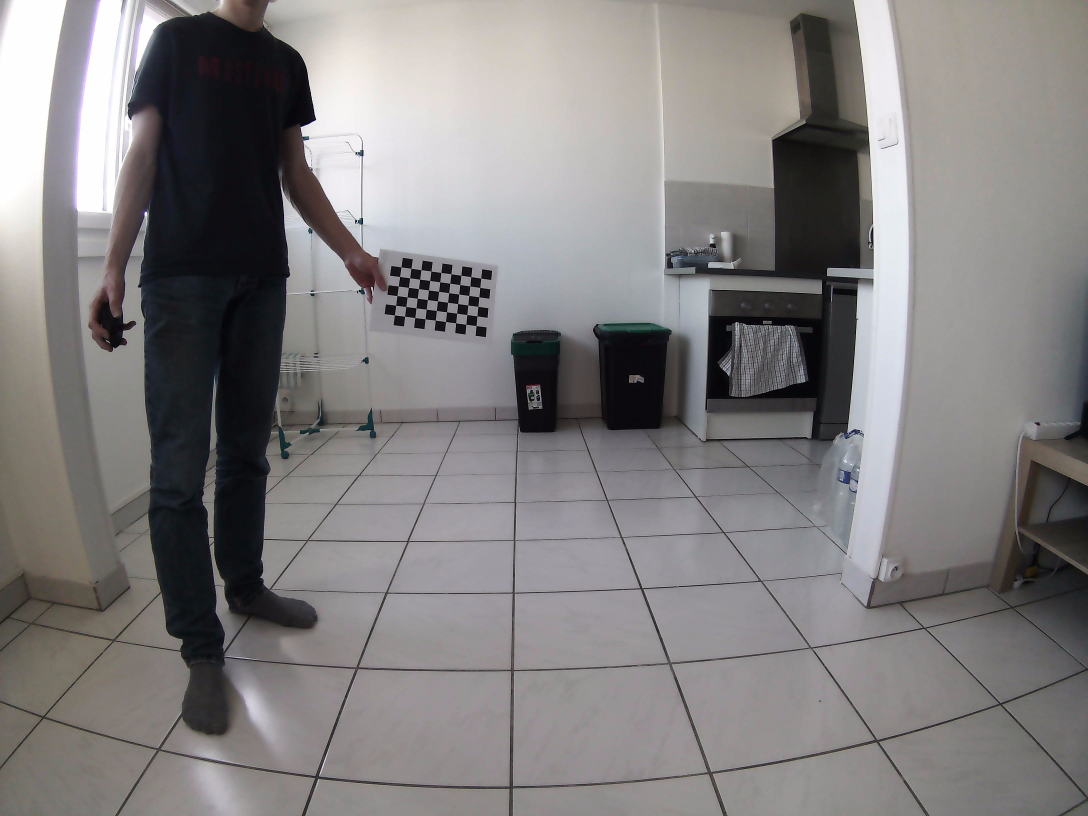
#> input picture dataset1/img_000.jpg, 3264 x 2448 px (shown at 1/3 size); its folder holds only this picture in this run
$ python calibration.py
#> lines starting #> are read from the running program, lines starting #| are printed output that depends on the picture; long printed decimals are rounded
from __future__ import print_function
import cv2
import numpy as np
import glob
import os

# --- Paramètres du damier ---
number_of_squares_X = 10
number_of_squares_Y = 7

nX = number_of_squares_X - 1
nY = number_of_squares_Y - 1
square_size = 0.025  # Taille d'une case en mètres

# Critères d'affinage
criteria = (cv2.TERM_CRITERIA_EPS + cv2.TERM_CRITERIA_MAX_ITER, 30, 0.001)

# Préparation des points 3D (0,0,0), (1,0,0), (2,0,0) ... (nX-1, nY-1, 0)
object_points_3D = np.zeros((nX * nY, 3), np.float32)
object_points_3D[:, :2] = np.mgrid[0:nX, 0:nY].T.reshape(-1, 2)
object_points_3D *= square_size

object_points = []
image_points = []

def main():
    # Dossier contenant tes photos 8 Mpx
    images = glob.glob('dataset1/*.jpg')

    if not images:
        print("Erreur : Aucune image .jpg trouvée dans 'dataset1/'.")
        return

    pattern = (nX, nY)
    valid_images = 0

    print(f"Analyse de {len(images)} images...")

    for image_file in images:
        img = cv2.imread(image_file)
#> img is the input picture: shape (2448, 3264, 3); mean B, G, R 127.7, 127.5, 130.1
        gray = cv2.cvtColor(img, cv2.COLOR_BGR2GRAY)

        # Détection optimisée pour le grand angle (Adaptive Threshold)
        found, corners = cv2.findChessboardCorners(gray, pattern,
            cv2.CALIB_CB_ADAPTIVE_THRESH + cv2.CALIB_CB_NORMALIZE_IMAGE + cv2.CALIB_CB_FAST_CHECK)
#> found = True; corners = 54 rows, first 8: [1429.3, 977.4], [1398.7, 973.9], [1367.9, 969.7], [1337.5, 965.5], [1307.1, 961.2], [1276.5, 957.5], [1245.5, 953.4], [1215, 949.3]

        if found:
            object_points.append(object_points_3D)

            # Affinage ultra-précis des coins
            corners2 = cv2.cornerSubPix(gray, corners, (11, 11), (-1, -1), criteria)
#> corners2 = 54 rows, first 8: [1429.2, 977.7], [1398.6, 973.7], [1368, 969.6], [1337.5, 965.5], [1306.8, 961.5], [1276.3, 957.5], [1245.5, 953.5], [1214.8, 949.6]
            image_points.append(corners2)

            # Visualisation
            cv2.drawChessboardCorners(img, pattern, corners2, found)
            display_resize = cv2.resize(img, (1024, 768)) # Redimension pour écran
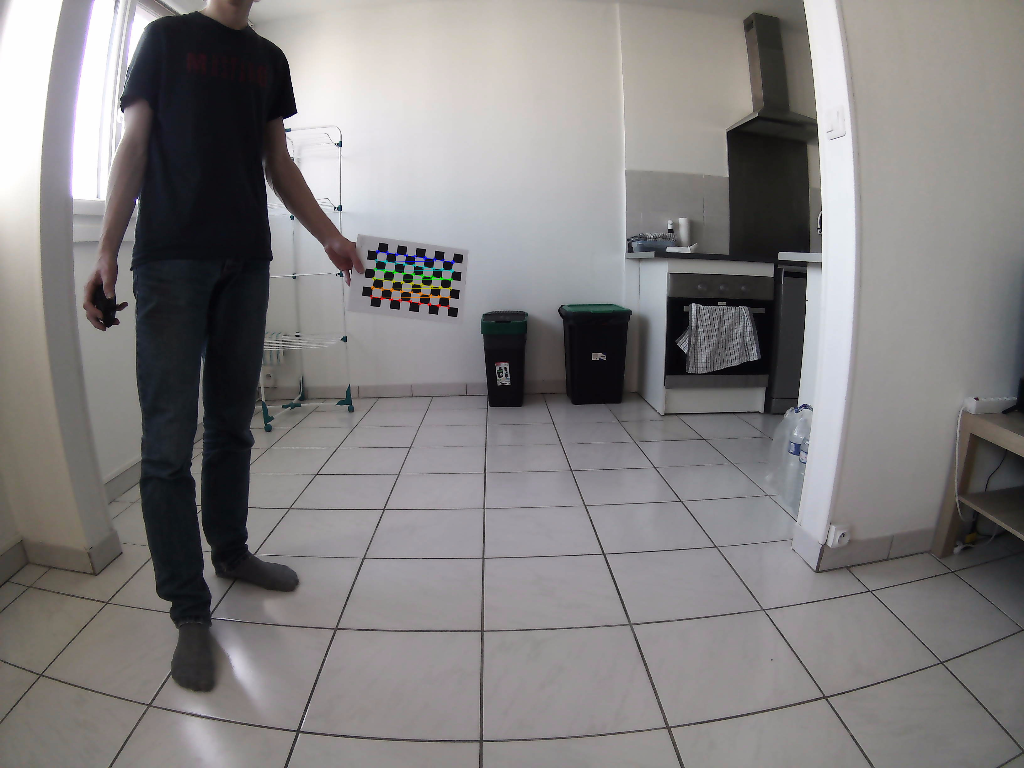
#> display_resize: shape (768, 1024, 3); mean B, G, R 127.7, 127.5, 130
            cv2.imshow('Calibration en cours...', display_resize)
            cv2.waitKey(100)
            valid_images += 1
        else:
            print(f"Échec de détection sur : {image_file}")

    cv2.destroyAllWindows()

    if valid_images < 10:
        print(f"Attention : Seulement {valid_images} images valides. Risque d'imprécision.")

    print("\nCalcul de la calibration (Modèle Rational pour 105° FOV)...")

    # --- Calibration avec Flags pour Grand Angle ---
    # On utilise CALIB_RATIONAL_MODEL pour gérer la distorsion plus complexe
    ret, mtx, dist, rvecs, tvecs = cv2.calibrateCamera(
        object_points,
        image_points,
        gray.shape[::-1],
        None,
        None,
        flags=cv2.CALIB_RATIONAL_MODEL + cv2.CALIB_THIN_PRISM_MODEL
    )
#> ret = 0.109; mtx = [[3304.8, 0, 1625.6], [0, 3332.6, 1219.6], [0, 0, 1]]; rvecs = ([0.234, -0.329, -3.01],); tvecs = ([-0.159, -0.197, 2.73],)

    # --- Sauvegarde YAML ---
    output_file = 'calibration_chessboard.yaml'
    cv_file = cv2.FileStorage(output_file, cv2.FILE_STORAGE_WRITE)
    cv_file.write('K', mtx)
    cv_file.write('D', dist)
    cv_file.release()
    print(f"Paramètres sauvegardés dans {output_file}")

    # --- Statistiques ---
    print("\n--- RÉSULTATS ---")
    print("Matrice Intrinsèque (K) :\n", mtx)
#| Matrice Intrinsèque (K) :
#|  [[3.30480081e+03 0.00000000e+00 1.62560194e+03]
#|  [0.00000000e+00 3.33258091e+03 1.21963068e+03]
#|  [0.00000000e+00 0.00000000e+00 1.00000000e+00]]
    print("\nCoefficients de Distorsion (D) :\n", dist)
#| Coefficients de Distorsion (D) :
#|  [[-6.98885186e-01  1.08353147e+01 -1.63030887e-02 -6.47467196e-02
#|   -2.74428137e+01  7.12632614e-01 -1.75729267e+01  2.74155121e+01
#|   -1.34612758e-01  5.19633994e+00 -6.09424797e-02  2.92914214e+00]]

    # Calcul de l'erreur de reprojection
    total_error = 0
    for i in range(len(object_points)):
        imgpoints2, _ = cv2.projectPoints(object_points[i], rvecs[i], tvecs[i], mtx, dist)
        error = cv2.norm(image_points[i], imgpoints2, cv2.NORM_L2) / len(imgpoints2)
        total_error += error
#> this loop made 1 pass
#> (error, total_error) on pass 1: (0.0149, 0.0149)
#> after the loop, total_error = 0.0149

    mean_error = total_error / len(object_points)
#> mean_error = 0.0149
    print(f"\nErreur moyenne de reprojection : {mean_error:.4f} pixels")
#| Erreur moyenne de reprojection : 0.0149 pixels

    if mean_error < 0.5:
        print("Statut : Calibration EXCELLENTE")
    elif mean_error < 1.0:
        print("Statut : Calibration ACCEPTABLE")
    else:
        print("Statut : Calibration MÉDIOCRE (Vérifiez l'éclairage ou la planéité du damier)")

if __name__ == '__main__':
    main()

$ run again, on dataset1/img_004.jpg
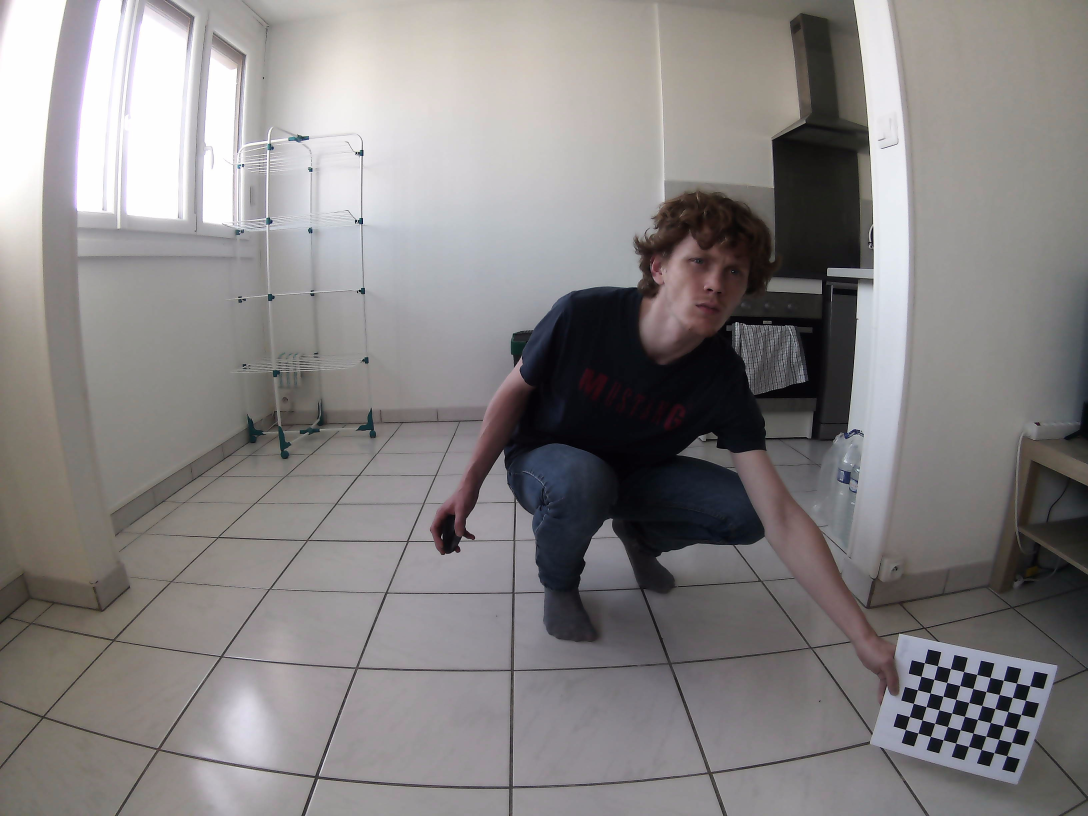
#> input picture dataset1/img_004.jpg, 3264 x 2448 px (shown at 1/3 size)
#> in main, img is the input picture: shape (2448, 3264, 3); mean B, G, R 131.1, 131.1, 134.3
#> found = True; corners = 54 rows, first 8: [3020.2, 2268.6], [2983, 2258.7], [2944.3, 2249.6], [2906.3, 2239.7], [2868.2, 2230.1], [2830.1, 2220], [2792.2, 2210.2], [2754.6, 2200]
#> corners2 = 54 rows, first 8: [3020.9, 2267.9], [2982.6, 2258.7], [2944.4, 2249.5], [2906.2, 2239.8], [2867.9, 2230.2], [2830, 2220.2], [2792, 2210.3], [2754.5, 2199.9]
#> in main, `display_resize = cv2.resize(img, (1024, 768))`:
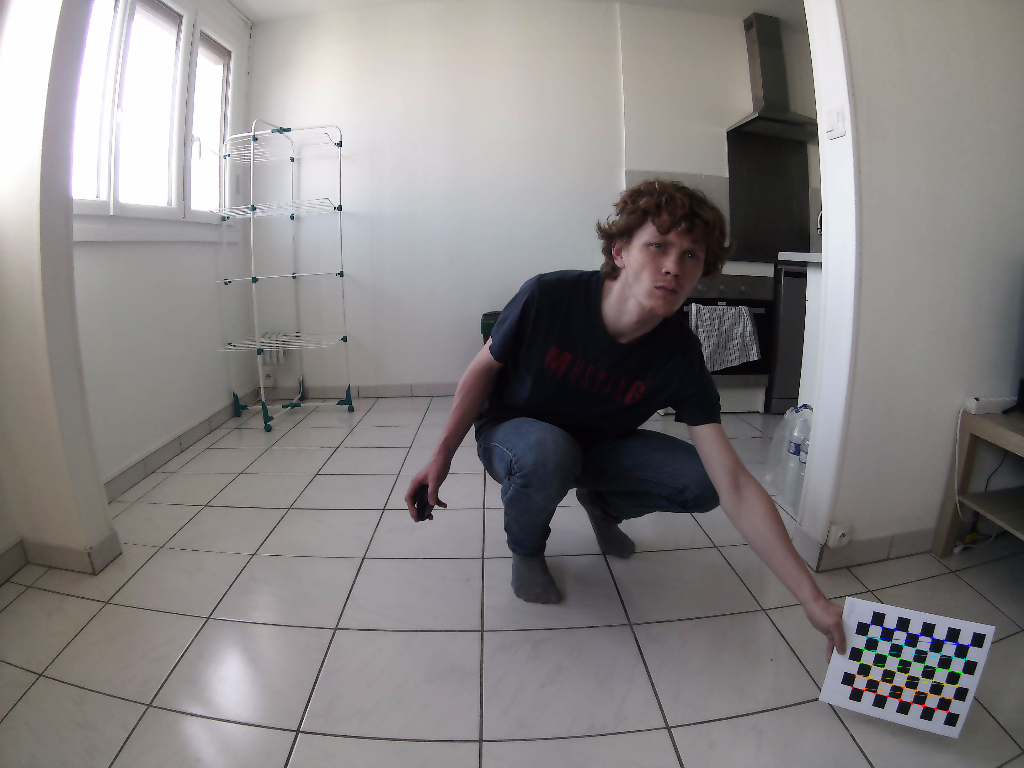
#> display_resize: shape (768, 1024, 3); mean B, G, R 131, 131.1, 134.3
#> ret = 0.564; mtx = [[1114.9, 0, 1638.7], [0, 1373, 1254], [0, 0, 1]]; rvecs = ([-0.357, 0.165, -2.98],); tvecs = ([0.974, 0.567, 0.704],)
#| Matrice Intrinsèque (K) :
#|  [[1.11491891e+03 0.00000000e+00 1.63873335e+03]
#|  [0.00000000e+00 1.37303576e+03 1.25398100e+03]
#|  [0.00000000e+00 0.00000000e+00 1.00000000e+00]]
#| Coefficients de Distorsion (D) :
#|  [[-0.005275 -0.001461 -0.004338  0.007227  0.0005144  0.005435
#|    0.001579 -0.0004595  -0.03421 -0.007469 -0.005595 -0.003971]]
#> the loop in main, `for i in range(len(object_points)):` made 1 pass
#> (error, total_error) on pass 1: (0.0767, 0.0767)
#> after the loop in main, `for i in range(len(object_points)):`: total_error = 0.0767
#| Erreur moyenne de reprojection : 0.0767 pixels

$ run again, on dataset1/img_006.jpg
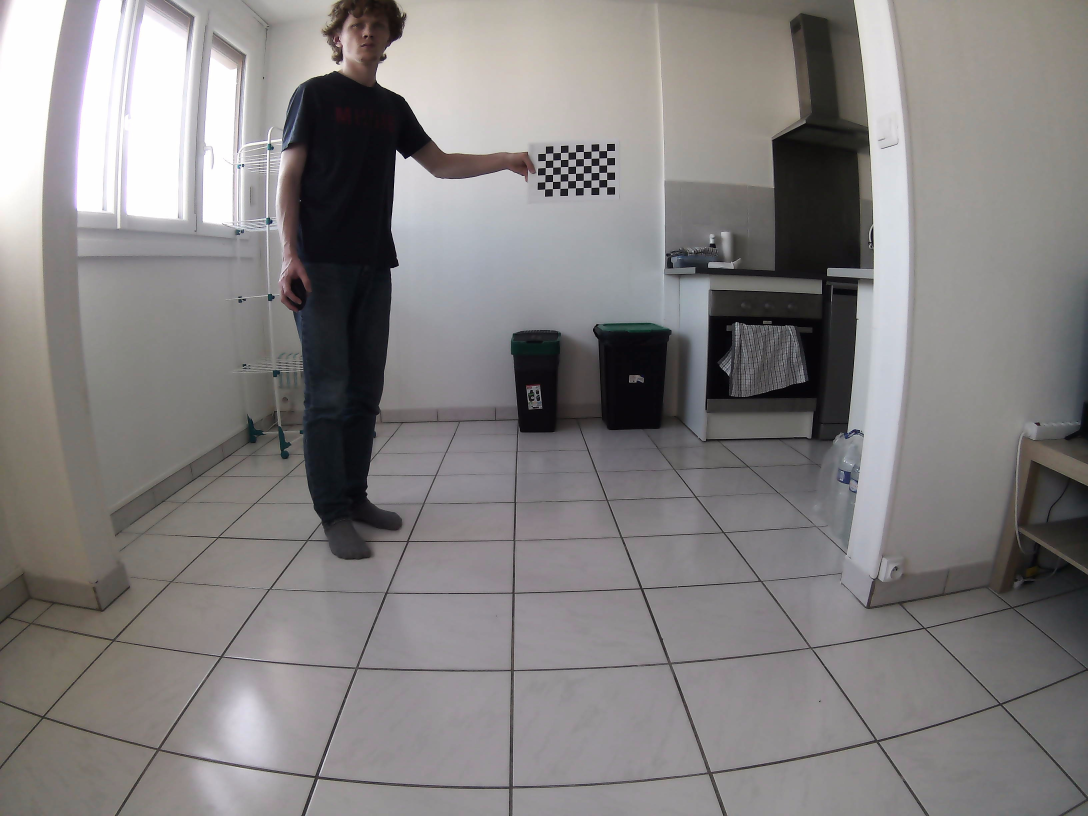
#> input picture dataset1/img_006.jpg, 3264 x 2448 px (shown at 1/3 size)
#> in main, img is the input picture: shape (2448, 3264, 3); mean B, G, R 128.4, 128.6, 131.5
#> found = True; corners = 54 rows, first 8: [1821, 561.5], [1797.4, 562.2], [1773.8, 563.1], [1750.5, 563.6], [1727.3, 564.4], [1703.8, 565.4], [1681, 566], [1657.8, 567.3]
#> corners2 = 54 rows, first 8: [1821.2, 561.6], [1797.5, 562.3], [1773.8, 563.1], [1750.5, 563.6], [1727.2, 564.4], [1703.9, 565.3], [1680.8, 566.1], [1657.9, 567.2]
#> in main, `display_resize = cv2.resize(img, (1024, 768))`:
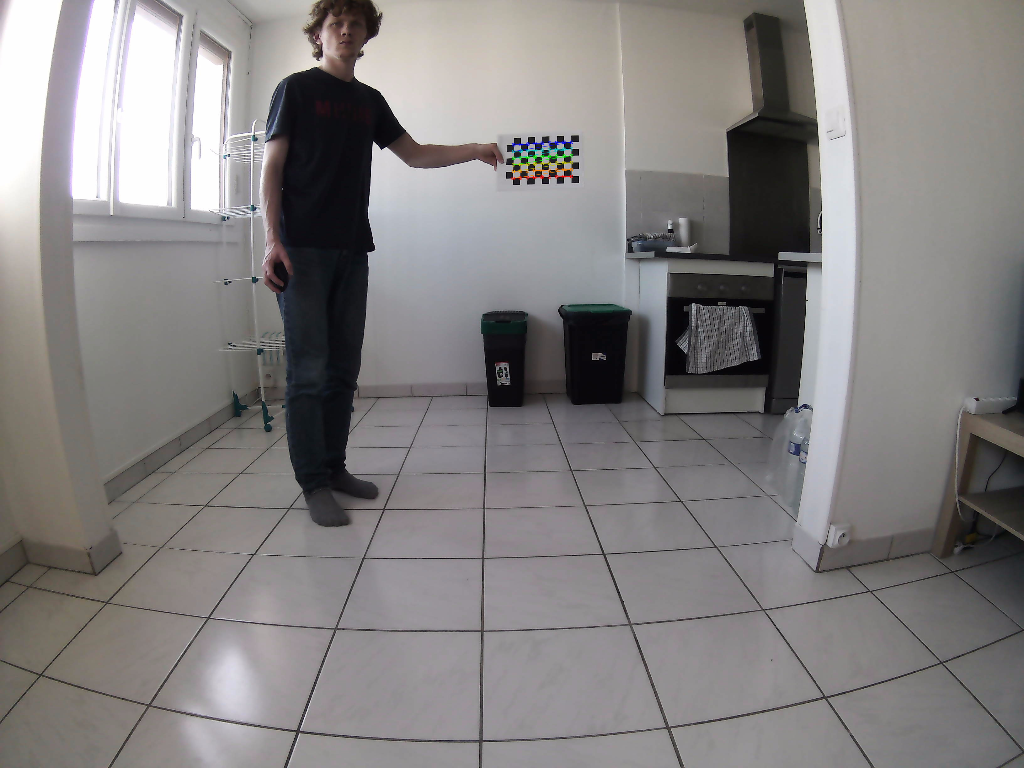
#> display_resize: shape (768, 1024, 3); mean B, G, R 128.3, 128.5, 131.4
#> ret = 0.157; mtx = [[1314.3, 0, 1631.6], [0, 1302.8, 1218.3], [0, 0, 1]]; rvecs = ([-0.353, 0.00128, -3.07],); tvecs = ([0.207, -0.698, 1.33],)
#| Matrice Intrinsèque (K) :
#|  [[1.31433663e+03 0.00000000e+00 1.63162870e+03]
#|  [0.00000000e+00 1.30282935e+03 1.21830213e+03]
#|  [0.00000000e+00 0.00000000e+00 1.00000000e+00]]
#| Coefficients de Distorsion (D) :
#|  [[-0.02744 -0.03345  0.003055 -0.01865  0.02394  0.02857
#|    0.03465 -0.03687  0.0009015 -0.01794  0.01649 -0.002601]]
#> the loop in main, `for i in range(len(object_points)):` made 1 pass
#> (error, total_error) on pass 1: (0.0214, 0.0214)
#> after the loop in main, `for i in range(len(object_points)):`: total_error = 0.0214
#| Erreur moyenne de reprojection : 0.0214 pixels

$ run again, on dataset1/img_001.jpg
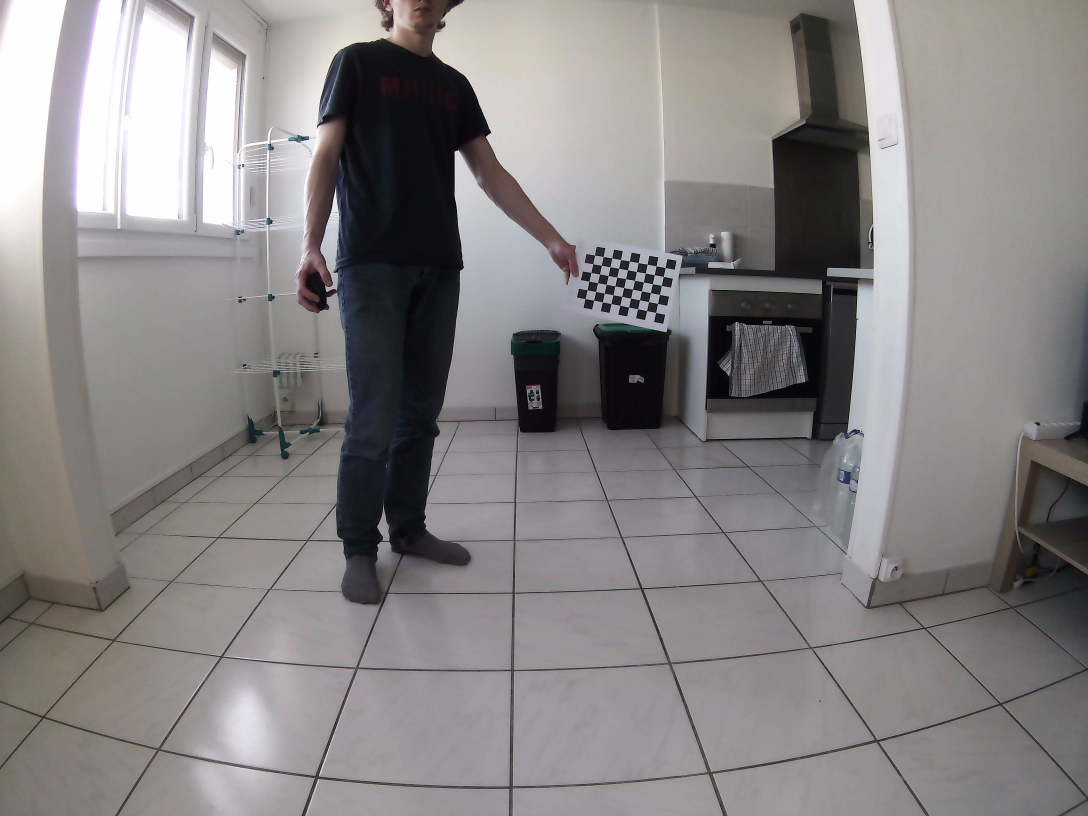
#> input picture dataset1/img_001.jpg, 3264 x 2448 px (shown at 1/3 size)
#> in main, img is the input picture: shape (2448, 3264, 3); mean B, G, R 132.3, 132, 134.9
#> found = True; corners = 54 rows, first 8: [1967.8, 938.5], [1940.4, 933.1], [1913.7, 927.4], [1887.2, 921.9], [1860, 916.9], [1833.8, 911.7], [1807.8, 906.5], [1781.6, 901.7]
#> corners2 = 54 rows, first 8: [1967.7, 938.3], [1940.6, 932.7], [1913.6, 927.4], [1887, 922.1], [1860.4, 916.7], [1834, 911.6], [1807.8, 906.5], [1781.8, 901.6]
#> in main, `display_resize = cv2.resize(img, (1024, 768))`:
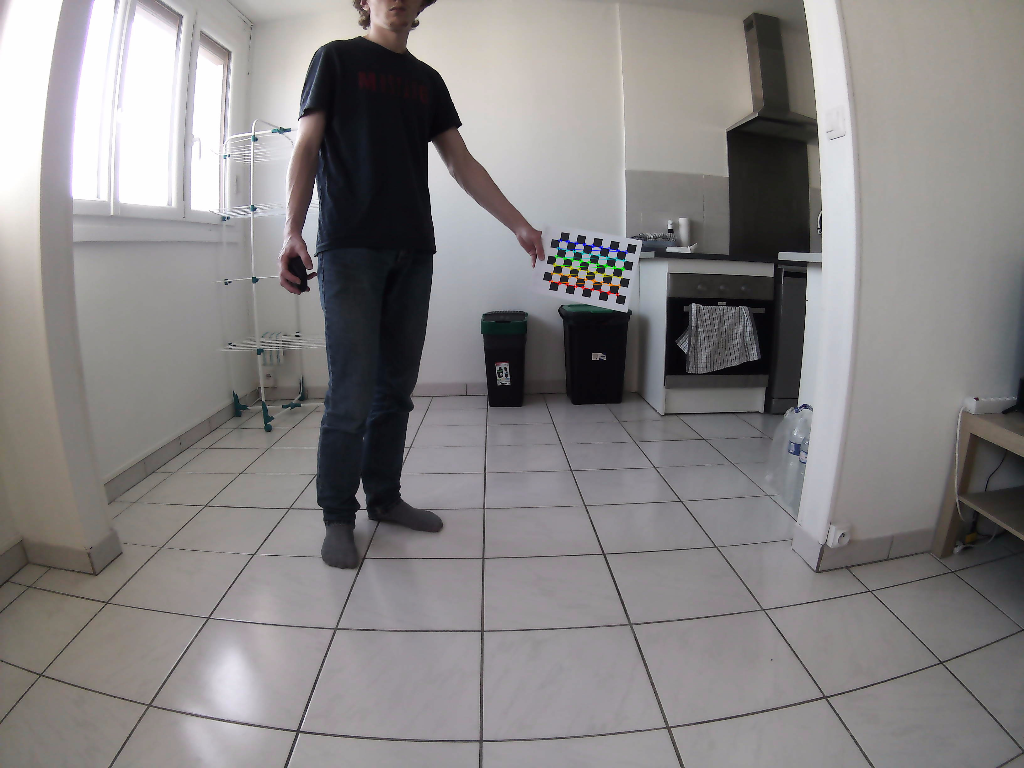
#> display_resize: shape (768, 1024, 3); mean B, G, R 132.2, 131.9, 134.8
#> ret = 0.104; mtx = [[693, 0, 1634.5], [0, 740.6, 1226.7], [0, 0, 1]]; rvecs = ([-0.0261, -0.0208, -2.92],); tvecs = ([0.306, -0.256, 0.66],)
#| Matrice Intrinsèque (K) :
#|  [[6.92999933e+02 0.00000000e+00 1.63454879e+03]
#|  [0.00000000e+00 7.40609007e+02 1.22672190e+03]
#|  [0.00000000e+00 0.00000000e+00 1.00000000e+00]]
#| Coefficients de Distorsion (D) :
#|  [[-0.07951  0.1805  0.002547  0.03978 -0.1247  0.09034
#|   -0.1686  0.05591  0.02353 -0.08632 -0.02147   0.06614]]
#> the loop in main, `for i in range(len(object_points)):` made 1 pass
#> (error, total_error) on pass 1: (0.0142, 0.0142)
#> after the loop in main, `for i in range(len(object_points)):`: total_error = 0.0142
#| Erreur moyenne de reprojection : 0.0142 pixels
